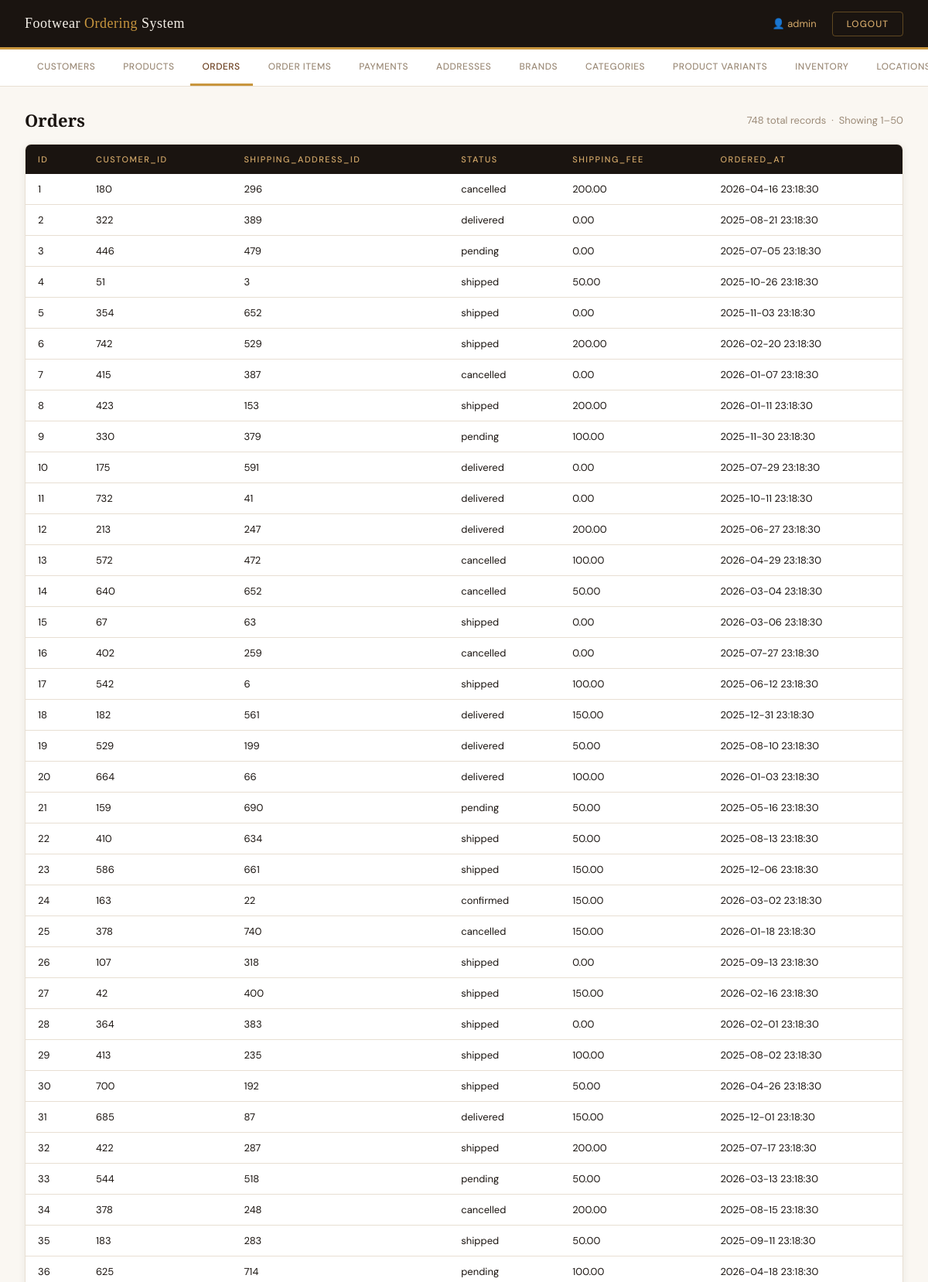
Screenshot of /view2.php?table=orders (signed in, upper part) with the database file from the repository.
### tables this page shows
CREATE TABLE `orders` (
  `id` int(11) NOT NULL AUTO_INCREMENT,
  `customer_id` int(11) NOT NULL,
  `shipping_address_id` int(11) DEFAULT NULL,
  `status` enum('pending','confirmed','shipped','delivered','cancelled') DEFAULT 'pending',
  `shipping_fee` decimal(10,2) NOT NULL DEFAULT 0.00,
  `ordered_at` timestamp NOT NULL DEFAULT current_timestamp(),
  PRIMARY KEY (`id`),
  KEY `customer_id` (`customer_id`),
  KEY `shipping_address_id` (`shipping_address_id`),
  CONSTRAINT `orders_ibfk_1` FOREIGN KEY (`customer_id`) REFERENCES `customers` (`id`),
  CONSTRAINT `orders_ibfk_2` FOREIGN KEY (`shipping_address_id`) REFERENCES `addresses` (`id`)
);

### view2.php (the view, shortened to what this page needs)
<?php
$servername = getenv('MYSQLHOST')     ?: 'localhost';
$username   = getenv('MYSQLUSER')     ?: 'root';
$password   = getenv('MYSQLPASSWORD') ?: '';
$dbname     = getenv('MYSQLDATABASE') ?: 'footwear';
$port       = getenv('MYSQLPORT')     ?: 3306;
$conn = new mysqli($servername, $username, $password, $dbname, $port);
$table  = isset($_GET["table"]) ? $_GET["table"] : "customers";
$tables = ["customers","products","orders","order_items",
           "payments","addresses","brands","categories",
           "product_variants","inventory","locations"];
$limit       = 50;
$page        = isset($_GET["page"]) ? (int)$_GET["page"] : 1;
$offset      = ($page - 1) * $limit;
$total_result = $conn->query("SELECT COUNT(*) AS total FROM $table");
$total_row    = $total_result->fetch_assoc();
$total        = $total_row["total"];
$result = $conn->query("SELECT * FROM $table LIMIT $limit OFFSET $offset");
?>
<!DOCTYPE html>
<html lang="en">
<head>
</head>
<body>
<header>
    <div class="header-brand">Footwear <span>Ordering</span> System</div>
    <div class="header-right">
        <span class="header-user">👤 <?= htmlspecialchars($_SESSION["username"]) ?></span>
        <a href="logout.php" class="btn-logout">Logout</a>
    </div>
</header>
<nav class="table-nav">
    <?php foreach ($tables as $t): ?>
        <a href="?table=<?= $t ?>" <?= $t === $table ? 'class="active"' : '' ?>>
            <?= ucfirst(str_replace('_', ' ', $t)) ?>
        </a>
    <?php endforeach; ?>
</nav>
<main>
    <div class="table-header">
        <h2 class="table-title"><?= ucfirst(str_replace('_', ' ', $table)) ?></h2>
        <span class="table-meta">
            <?= $total ?> total records &nbsp;·&nbsp;
            Showing <?= $offset + 1 ?>–<?= min($offset + $limit, $total) ?>
        </span>
    </div>
    <div class="table-wrapper">
        <?php if ($result && $result->num_rows > 0): ?>
        <table>
            <thead>
                <tr>
                    <?php
                    $fields = $result->fetch_fields();
                    foreach ($fields as $field) {
                        echo "<th>" . htmlspecialchars($field->name) . "</th>";
                    }
                    ?>
                </tr>
            </thead>
            <tbody>
                <?php while ($row = $result->fetch_assoc()): ?>
                <tr>
                    <?php foreach ($row as $value): ?>
                        <?php if (is_null($value)): ?>
                            <td class="null-val">NULL</td>
                        <?php else: ?>
                            <td title="<?= htmlspecialchars($value) ?>">
                                <?= htmlspecialchars($value) ?>
                            </td>
                        <?php endif; ?>
                    <?php endforeach; ?>
                </tr>
                <?php endwhile; ?>
            </tbody>
        </table>
        <?php endif; ?>
    </div>
</main>
</body>
</html>

### view2.php (style rules this page uses)
*, *::before, *::after { box-sizing: border-box; margin: 0; padding: 0; }
:root { --cream: #F5F0E8; --dark: #1A1410; --brown: #6B3F1F; --gold: #C8963E; --tan: #D4A96A; --light: #FAF7F2; --muted: #9C8B78; --border: #E8DFD3; }
body { font-family: 'DM Sans', sans-serif; background: var(--light); color: var(--dark); min-height: 100vh; }
header { background: var(--dark); padding: 0 32px; display: flex; align-items: center; justify-content: space-between; height: 64px; position: sticky; top: 0; z-index: 100; border-bottom: 3px solid var(--gold); }
.header-brand { font-family: 'Playfair Display', serif; font-size: 18px; color: var(--cream); letter-spacing: 0.5px; }
.header-brand span { color: var(--gold); }
.header-right { display: flex; align-items: center; gap: 20px; }
.header-user { font-size: 13px; color: var(--tan); }
.btn-logout { padding: 7px 18px; background: transparent; border: 1.5px solid rgba(200,150,62,0.4); border-radius: 4px; color: var(--tan); font-family: 'DM Sans', sans-serif; font-size: 12px; font-weight: 500; letter-spacing: 1px; text-decoration: none; text-transform: uppercase; transition: all 0.2s; }
.table-nav { background: #fff; border-bottom: 1px solid var(--border); padding: 0 32px; display: flex; gap: 4px; overflow-x: auto; }
.table-nav a { display: inline-block; padding: 14px 16px; font-size: 12px; font-weight: 500; letter-spacing: 0.5px; text-transform: uppercase; color: var(--muted); text-decoration: none; border-bottom: 3px solid transparent; white-space: nowrap; transition: all 0.2s; }
.table-nav a.active { color: var(--brown); border-bottom-color: var(--gold); }
main { padding: 28px 32px; }
.table-header { display: flex; align-items: center; justify-content: space-between; margin-bottom: 16px; }
.table-title { font-family: 'Playfair Display', serif; font-size: 22px; color: var(--dark); }
.table-meta { font-size: 13px; color: var(--muted); }
.table-wrapper { background: #fff; border: 1px solid var(--border); border-radius: 8px; overflow: auto; box-shadow: 0 2px 12px rgba(26,20,16,0.06); }
table { width: 100%; border-collapse: collapse; font-size: 13px; }
thead tr { background: var(--dark); }
thead th { padding: 12px 16px; text-align: left; color: var(--tan); font-weight: 500; font-size: 11px; letter-spacing: 1.5px; text-transform: uppercase; white-space: nowrap; }
tbody tr { border-bottom: 1px solid var(--border); transition: background 0.15s; }
tbody td { padding: 11px 16px; color: var(--dark); white-space: nowrap; max-width: 220px; overflow: hidden; text-overflow: ellipsis; }

### rows the page displays
orders: id "1", customer "180", shipping_address "296", status "cancelled", shipping_fee "200.00", ordered_at "2026-04-16 23:18:30"
orders: id "2", customer "322", shipping_address "389", status "delivered", shipping_fee "0.00", ordered_at "2025-08-21 23:18:30"
orders: id "3", customer "446", shipping_address "479", status "pending", shipping_fee "0.00", ordered_at "2025-07-05 23:18:30"
orders: id "4", customer "51", shipping_address "3", status "shipped", shipping_fee "50.00", ordered_at "2025-10-26 23:18:30"
orders: id "5", customer "354", shipping_address "652", status "shipped", shipping_fee "0.00", ordered_at "2025-11-03 23:18:30"
orders: id "6", customer "742", shipping_address "529", status "shipped", shipping_fee "200.00", ordered_at "2026-02-20 23:18:30"
orders: id "7", customer "415", shipping_address "387", status "cancelled", shipping_fee "0.00", ordered_at "2026-01-07 23:18:30"
orders: id "8", customer "423", shipping_address "153", status "shipped", shipping_fee "200.00", ordered_at "2026-01-11 23:18:30"
orders: id "9", customer "330", shipping_address "379", status "pending", shipping_fee "100.00", ordered_at "2025-11-30 23:18:30"
orders: id "10", customer "175", shipping_address "591", status "delivered", shipping_fee "0.00", ordered_at "2025-07-29 23:18:30"
orders: id "11", customer "732", shipping_address "41", status "delivered", shipping_fee "0.00", ordered_at "2025-10-11 23:18:30"
orders: id "12", customer "213", shipping_address "247", status "delivered", shipping_fee "200.00", ordered_at "2025-06-27 23:18:30"
orders: id "13", customer "572", shipping_address "472", status "cancelled", shipping_fee "100.00", ordered_at "2026-04-29 23:18:30"
orders: id "14", customer "640", shipping_address "652", status "cancelled", shipping_fee "50.00", ordered_at "2026-03-04 23:18:30"
orders: id "15", customer "67", shipping_address "63", status "shipped", shipping_fee "0.00", ordered_at "2026-03-06 23:18:30"
orders: id "16", customer "402", shipping_address "259", status "cancelled", shipping_fee "0.00", ordered_at "2025-07-27 23:18:30"
orders: id "17", customer "542", shipping_address "6", status "shipped", shipping_fee "100.00", ordered_at "2025-06-12 23:18:30"
orders: id "18", customer "182", shipping_address "561", status "delivered", shipping_fee "150.00", ordered_at "2025-12-31 23:18:30"
orders: id "19", customer "529", shipping_address "199", status "delivered", shipping_fee "50.00", ordered_at "2025-08-10 23:18:30"
orders: id "20", customer "664", shipping_address "66", status "delivered", shipping_fee "100.00", ordered_at "2026-01-03 23:18:30"
orders: id "21", customer "159", shipping_address "690", status "pending", shipping_fee "50.00", ordered_at "2025-05-16 23:18:30"
orders: id "22", customer "410", shipping_address "634", status "shipped", shipping_fee "50.00", ordered_at "2025-08-13 23:18:30"
orders: id "23", customer "586", shipping_address "661", status "shipped", shipping_fee "150.00", ordered_at "2025-12-06 23:18:30"
orders: id "24", customer "163", shipping_address "22", status "confirmed", shipping_fee "150.00", ordered_at "2026-03-02 23:18:30"
orders: id "25", customer "378", shipping_address "740", status "cancelled", shipping_fee "150.00", ordered_at "2026-01-18 23:18:30"
orders: id "26", customer "107", shipping_address "318", status "shipped", shipping_fee "0.00", ordered_at "2025-09-13 23:18:30"
orders: id "27", customer "42", shipping_address "400", status "shipped", shipping_fee "150.00", ordered_at "2026-02-16 23:18:30"
orders: id "28", customer "364", shipping_address "383", status "shipped", shipping_fee "0.00", ordered_at "2026-02-01 23:18:30"
orders: id "29", customer "413", shipping_address "235", status "shipped", shipping_fee "100.00", ordered_at "2025-08-02 23:18:30"
orders: id "30", customer "700", shipping_address "192", status "shipped", shipping_fee "50.00", ordered_at "2026-04-26 23:18:30"
orders: id "31", customer "685", shipping_address "87", status "delivered", shipping_fee "150.00", ordered_at "2025-12-01 23:18:30"
orders: id "32", customer "422", shipping_address "287", status "shipped", shipping_fee "200.00", ordered_at "2025-07-17 23:18:30"
orders: id "33", customer "544", shipping_address "518", status "pending", shipping_fee "50.00", ordered_at "2026-03-13 23:18:30"
orders: id "34", customer "378", shipping_address "248", status "cancelled", shipping_fee "200.00", ordered_at "2025-08-15 23:18:30"
orders: id "35", customer "183", shipping_address "283", status "shipped", shipping_fee "50.00", ordered_at "2025-09-11 23:18:30"
orders: id "36", customer "625", shipping_address "714", status "pending", shipping_fee "100.00", ordered_at "2026-04-18 23:18:30"

### other values shown
$_SESSION["username"] "admin"
str_replace('_', ' ', $t) "CUSTOMERS"
str_replace('_', ' ', $t) "PRODUCTS"
str_replace('_', ' ', $t) "ORDERS"
str_replace('_', ' ', $t) "ORDER ITEMS"
str_replace('_', ' ', $t) "PAYMENTS"
str_replace('_', ' ', $t) "ADDRESSES"
str_replace('_', ' ', $t) "BRANDS"
str_replace('_', ' ', $t) "CATEGORIES"
str_replace('_', ' ', $t) "PRODUCT VARIANTS"
str_replace('_', ' ', $t) "INVENTORY"
str_replace('_', ' ', $table) "Orders"
$total "748"
$offset + 1 "1"
min($offset + $limit, $total) "50"
